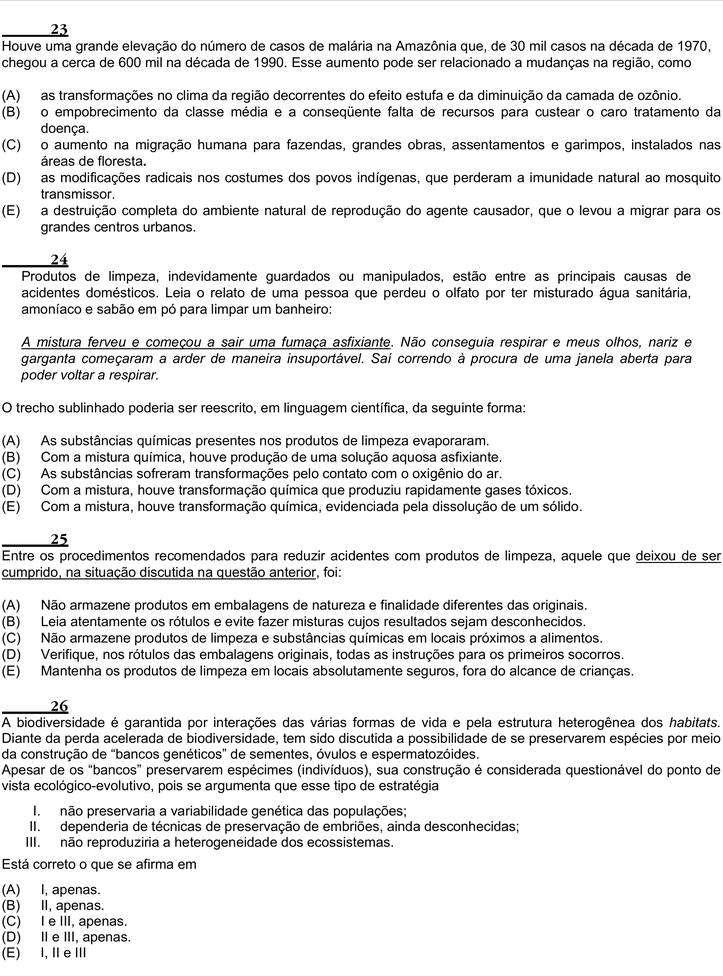
#> input picture 6Passo-ConcatenarVerticalmente/sem-bordas-externas/pagina_enem_10.png, 723 x 976 px, shrunk from 2197 x 2968 before the run; its folder holds 4 pictures in this run
$ python concatenar-verticalmente.py
#> lines starting #> are read from the running program, lines starting #| are printed output that depends on the picture
"""
Propósito: concatenas verticalmente as imagens de cada pasta vinda do passo 5
Autor: Alexandre Nassar de Peder
Criação: 02/10/2025
Atualização: 03/06/2026

OBS1: puxe a pasta "divididas-sem-bordas-do-meio" do passo 5 para essa pasta do passo 6
OBS2: não compensa concatenar as páginas inteiras. Tenha isso em mente para o passo 7. Concatene apenas as colunas.
"""

from PIL import Image
import os
import re

pasta_imagens = "sem-bordas-externas"
pasta_saida = "."
os.makedirs(pasta_saida, exist_ok=True)

# Função para extrair o número da página e ordenar corretamente
def get_sort_key(nome_arquivo):
    # Extrai o número da página (ex: pagina_enem_3.png -> 3)
    numero = int(re.search(r'pagina_enem_(\d+)', nome_arquivo).group(1))
    return numero

# Pegar e ordenar as imagens corretamente
arquivos = [f for f in os.listdir(pasta_imagens) if f.endswith('.png')]
arquivos.sort(key=get_sort_key)

# Abrir todas as imagens na ordem correta
imagens = []
for arquivo in arquivos:
    caminho = os.path.join(pasta_imagens, arquivo)
    imagens.append(Image.open(caminho))
    print(f"Adicionando: {arquivo}")  # Para verificar a ordem

# Encontrar a largura máxima
largura_max = max(img.width for img in imagens)

# Concatenar verticalmente
altura_total = sum(img.height for img in imagens)
imagem_final = Image.new('RGB', (largura_max, altura_total))
#> imagem_final: PIL image 723x3904 RGB; every value is 0

y = 0
for img in imagens:
    imagem_final.paste(img, (0, y))
    y += img.height
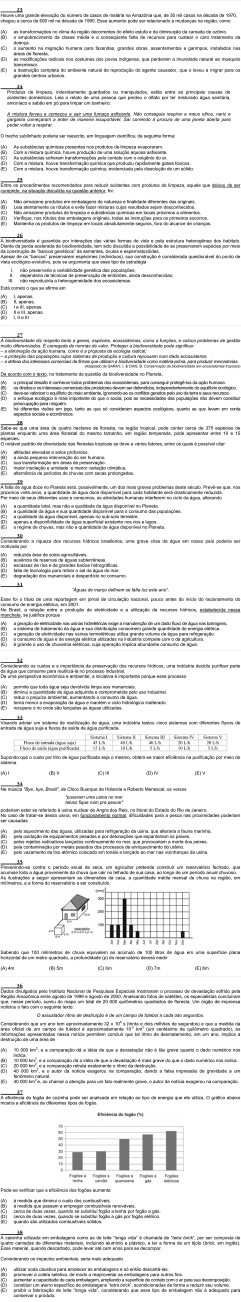
#> imagem_final: PIL image 723x3904 RGB (shown at 1/3 size); min 0, max 255, mean 232.3

# Salvar
imagem_final.save(os.path.join(pasta_saida, 'colunas_concatenadas_verticalmente.png'))
print("Imagens concatenadas na ordem correta!")
print(f"Ordem dos arquivos: {arquivos}")
